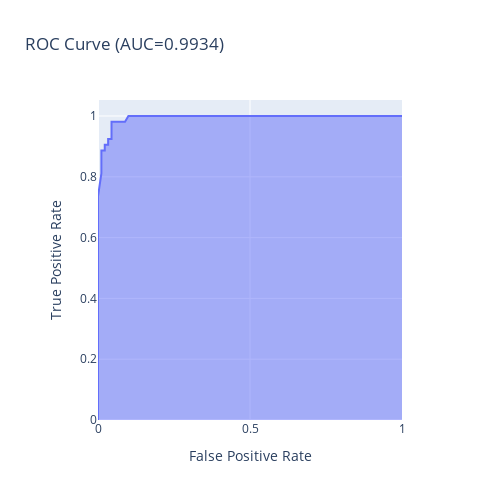

Here is the notebook cell this chart was saved with:
### Markdown cell above
Al ensayar con el Random Forest model, este clasifica correctamente el 95% de los datos de testeo (porcentaje menor que los modelos previos).

### Code cell
fpr, tpr, thresholds = roc_curve(y_test, grid.predict_proba(X_test)[:,1])
fig = px.area(
    x=fpr, y=tpr,
    title=f'ROC Curve (AUC={auc(fpr, tpr):.4f})',
    labels=dict(x='False Positive Rate', y='True Positive Rate'),
    width=500, height=500)
fig.update_yaxes(scaleanchor="x", scaleratio=1)
fig.update_xaxes(constrain='domain')
fig.show()

### Figure 1 — Plotly figure (JSON) as saved in the notebook; plotly's stock layout.template omitted (floating-point values rounded to 4 significant figures)
{"data": [{"fillpattern": {"shape": ""}, "hovertemplate": "False Positive Rate=%{x}<br>True Positive Rate=%{y}<extra></extra>", "legendgroup": "", "line": {"color": "#636efa"}, "marker": {"symbol": "circle"}, "mode": "lines", "name": "", "orientation": "v", "showlegend": false, "stackgroup": "1", "type": "scatter", "x": [0, 0, 0, 0, 0, 0, 0, 0, 0, 0, 0, 0.01111, 0.01111, 0.01111, 0.02222, 0.02222, 0.03333, 0.03333, 0.04444, 0.04444, 0.04444, 0.05556, 0.07778, 0.08889, 0.1, 0.1111, 0.1444, 0.1556, 0.2, 0.2111, 0.2556, 0.2778, 0.3, 0.3444, 0.3778, 0.4333, 0.5222, 0.6556, 1], "xaxis": "x", "y": [0, 0.1132, 0.2075, 0.283, 0.3962, 0.4717, 0.5849, 0.6226, 0.6792, 0.717, 0.7358, 0.8113, 0.8491, 0.8868, 0.8868, 0.9057, 0.9057, 0.9245, 0.9245, 0.9434, 0.9811, 0.9811, 0.9811, 0.9811, 1, 1, 1, 1, 1, 1, 1, 1, 1, 1, 1, 1, 1, 1, 1], "yaxis": "y"}], "layout": {"height": 500, "legend": {"tracegroupgap": 0}, "title": {"text": "ROC Curve (AUC=0.9934)"}, "width": 500, "xaxis": {"anchor": "y", "constrain": "domain", "domain": [0, 1], "title": {"text": "False Positive Rate"}}, "yaxis": {"anchor": "x", "domain": [0, 1], "scaleanchor": "x", "scaleratio": 1, "title": {"text": "True Positive Rate"}}}}
